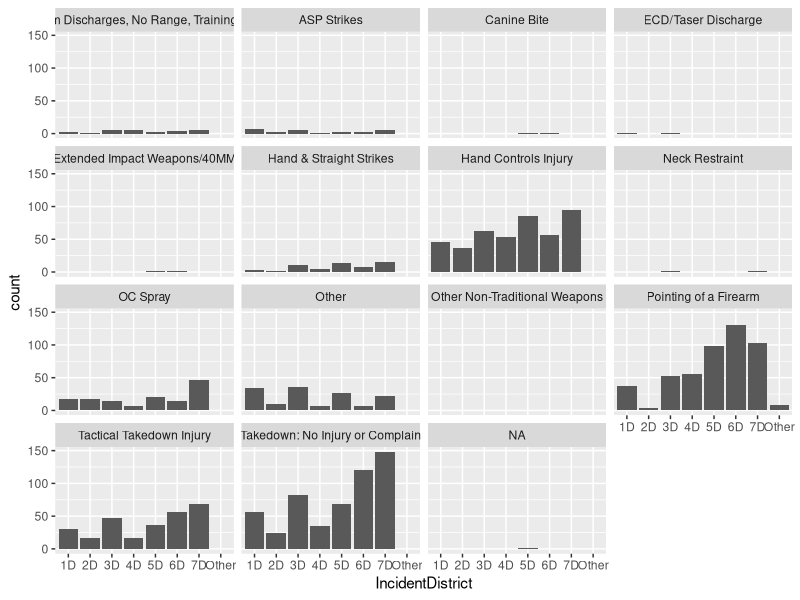
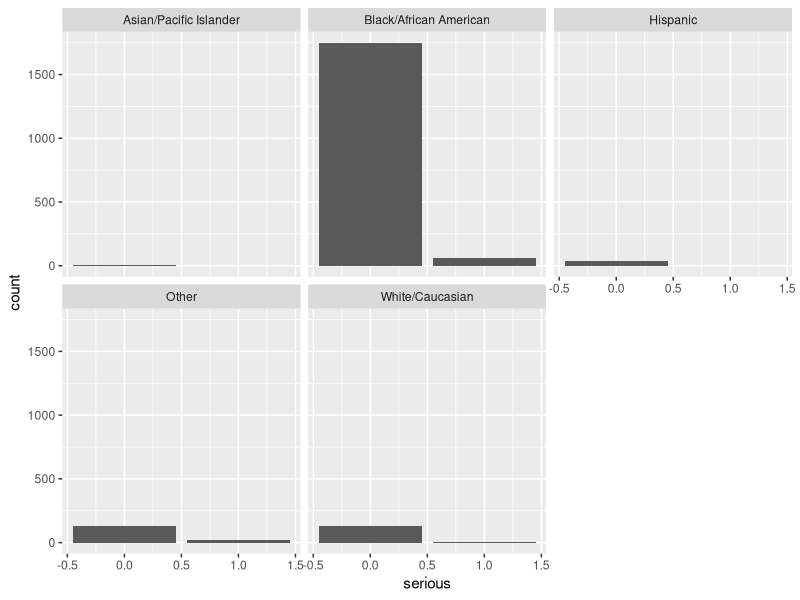
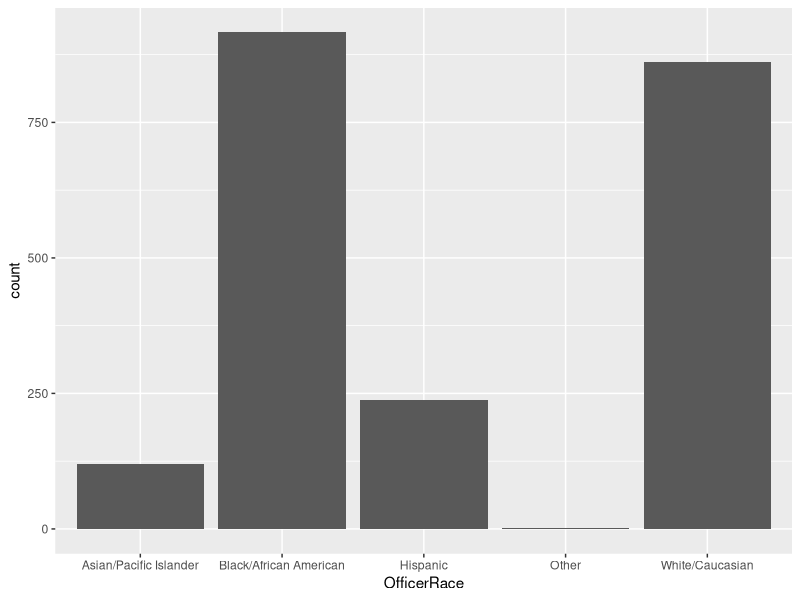
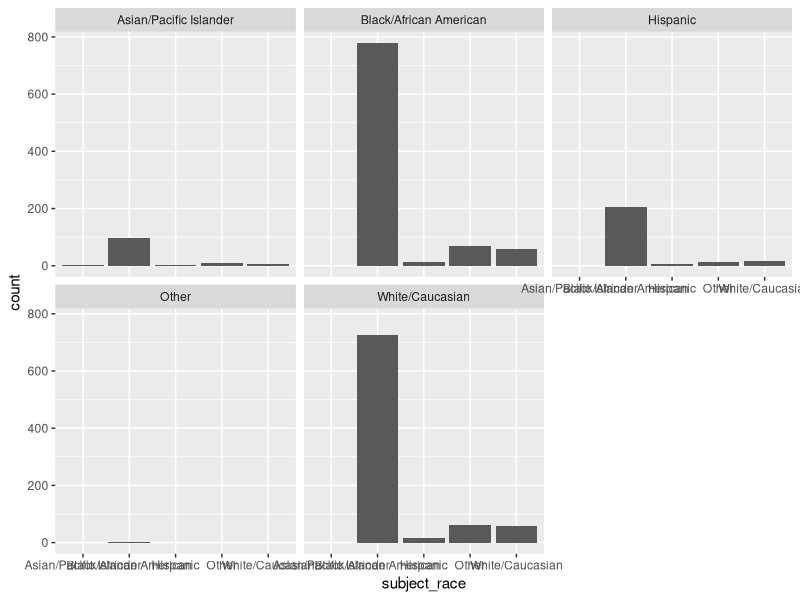

Here is the R script that generated these plots, in order:
## ---- chunk 1
library(conflicted)
library(dplyr)
library(tidyverse)
library(ggthemes)
library(ggplot2)
library(tibble)
## ---- chunk 2
mpd_dat <- read.csv('UoF_mpd_2021_public.csv')
#head(mpd_dat)
#View(mpd_dat)

ggplot(data = mpd_dat, mapping = aes(x = IncidentDistrict)) + 
  geom_bar() +
    facet_wrap(~uof_type)

## ---- chunk 3
ggplot(data = mpd_dat, mapping = aes(x = serious)) + 
  geom_bar() +
    facet_wrap(~subject_race)

## ---- chunk 4
ggplot(data = mpd_dat, mapping = aes(x = OfficerRace)) + 
  geom_bar()

## ---- chunk 5
ggplot(data = mpd_dat, mapping = aes(x = subject_race)) + 
  geom_bar() +
    facet_wrap(~OfficerRace)
